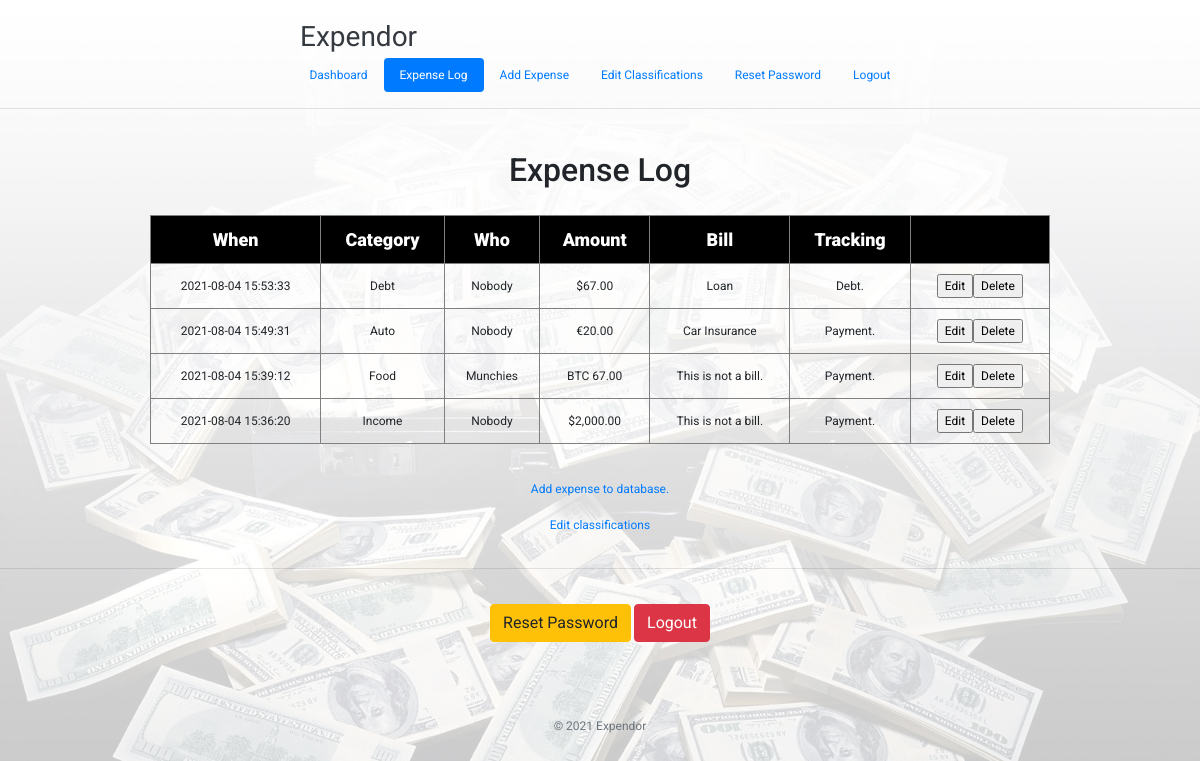
The app's page /log/index.php (signed in) with its own data.
### tables this page shows
CREATE TABLE IF NOT EXISTS `asdf` (
  `UID` datetime NOT NULL,
  `Category` text NOT NULL,
  `Who` text NOT NULL,
  `Amount` decimal(11,2) NOT NULL,
  `Currency` text NOT NULL,
  `Bill` text NOT NULL,
  `Type` tinyint(1) NOT NULL,
  PRIMARY KEY (`UID`)
);

### log/index.php (the view, shortened to what this page needs)
<?php
if(!isset($_SESSION["loggedin"]) || $_SESSION["loggedin"] !== true){
    header("location: ../login/");
    exit;
} else {
	$username = $_SESSION["username"];
}
?>
<!doctype html>
<html>
<head>
<link href="../style.css" rel="stylesheet" />
<link rel="stylesheet" href="https://stackpath.bootstrapcdn.com/bootstrap/4.5.2/css/bootstrap.min.css" />
</head>
<body>
<header class="d-flex flex-wrap justify-content-center py-3 mb-4 border-bottom">
<a href="http://localhost/expendor/" class="d-flex align-items-center mb-3 mb-md-0 me-md-auto text-dark text-decoration-none">
<span class="fs-4">Expendor</span>
</a>
<ul class="nav nav-pills">
<li class="nav-item"><a href="http://localhost/expendor/dashboard/" class="nav-link">Dashboard</a></li>
<li class="nav-item"><a href="http://localhost/expendor/log/" class="nav-link active" aria-current="page">Expense Log</a></li>
<li class="nav-item"><a href="http://localhost/expendor/add/" class="nav-link">Add Expense</a></li>
<li class="nav-item"><a href="http://localhost/expendor/custom/" class="nav-link">Edit Classifications</a></li>
<li class="nav-item"><a href="http://localhost/expendor/reset/" class="nav-link">Reset Password</a></li>
<li class="nav-item"><a href="http://localhost/expendor/logout/" class="nav-link">Logout</a></li>
</ul>
</header>
<?php
include('../header.php');
if($conn == true){
$fmt = numfmt_create('en_US', NumberFormatter::CURRENCY );
echo '<center><h2>Expense Log</h2></center><br/>';
$sql = "SELECT * FROM `$username` ORDER BY UID DESC";
$result = mysqli_query($conn, $sql);
$row = mysqli_fetch_assoc($result);
if($row == null){
echo '<table border="1" cellpadding="10" align="center"><tr><td align="center">';
echo 'No expenses to display.<br/>';
echo '</td></tr></table>';
} else {
echo '<table id="expenses" border="1" cellpadding="10" align="center">';
echo '<tr><th align="center"><strong>When</strong></th><th><strong>Category</strong></th><th align="center"><strong>Who</strong></th><th align="center"><strong>Amount</strong></th><th align="center"><strong>Bill</strong></th><th><strong>Tracking</strong></th><th></th></tr>';
echo'<tbody>';
foreach($result as $row){
$type = $row['Type'];
if($type == 0){
	$typeMessage = "Payment.";
} else {
	$typeMessage = "Debt.";
}
echo '<tr><td class="x"><form action="../edit/" method="post"><input type="hidden" name="currency" value="' . $row['Currency'] . '" /><input type="hidden" name="type" value="' . $row['Type'] . '" /><input type="hidden" name="uid" value="' . $row['UID'] . '" />' . $row['UID'] . '</td><td>' . $row['Category'] . '</td><td>' . $row['Who'] . '</td><td>' . numfmt_format_currency($fmt, $row['Amount'], $row['Currency']) . '</td><td>' . $row['Bill'] . '</td><td>' . $typeMessage . '</td><td><input type="submit" name="edit" value="Edit"/><input type="submit" name="delete" value="Delete"/></form></td></tr>';
}
echo '</tbody></table><br/>';
}
echo '<br/>';
echo '<center><a href="../add/">Add expense to database.</a></center>';
echo '<br/>';
echo '<center><a href="../custom/">Edit classifications</a><br/></center>';
echo '<br/>';
} else {
echo '<br/>';
echo 'Error: ' . $sql . '<br/>' . mysqli_error($conn);}
?>
	<hr/><br/>
	<table align="center">
	<tr><td>
    <p>
<?php
		if($username != 'test'){
?>
        <a href="../reset" class="btn btn-warning">Reset Password</a>
<?php
		}
?>
        <a href="../logout" class="btn btn-danger">Logout</a>
    </p>
	</td></tr>
	</table>
<?php
include('../footer.php');
?>
<footer class="py-3 my-4">
    <p class="text-center text-muted">&copy; 2021 Expendor</p>
</footer>
</body>
</html>

### style.css (style rules this page uses)
html body { font-family: 'Roboto', sans-serif; font-size: 12px; background: url('background.jpg') center center no-repeat #fff fixed; background-size: cover; }
table { width: 75%; text-align: center; }
hr { width: 100%; }
.x { -webkit-touch-callout: none; -webkit-user-select: none; -khtml-user-select: none; -moz-user-select: none; -ms-user-select: none; user-select: none; }
table th { background: #000; color: #fff; font-size: 18px; }
header a span { width: 50vw; font-size: 28px; }

### records on screen
asdf: UID "2021-08-04 15:53:33", Category "Debt", Who "Nobody", numfmt_format_currency($fmt, $row['Amount'], $row['Currency']) "$67.00", Bill "Loan", Type "Debt."
asdf: UID "2021-08-04 15:49:31", Category "Auto", Who "Nobody", numfmt_format_currency($fmt, $row['Amount'], $row['Currency']) "€20.00", Bill "Car Insurance", Type "Payment."
asdf: UID "2021-08-04 15:39:12", Category "Food", Who "Munchies", numfmt_format_currency($fmt, $row['Amount'], $row['Currency']) "BTC 67.00", Bill "This is not a bill.", Type "Payment."
asdf: UID "2021-08-04 15:36:20", Category "Income", Who "Nobody", numfmt_format_currency($fmt, $row['Amount'], $row['Currency']) "$2,000.00", Bill "This is not a bill.", Type "Payment."
